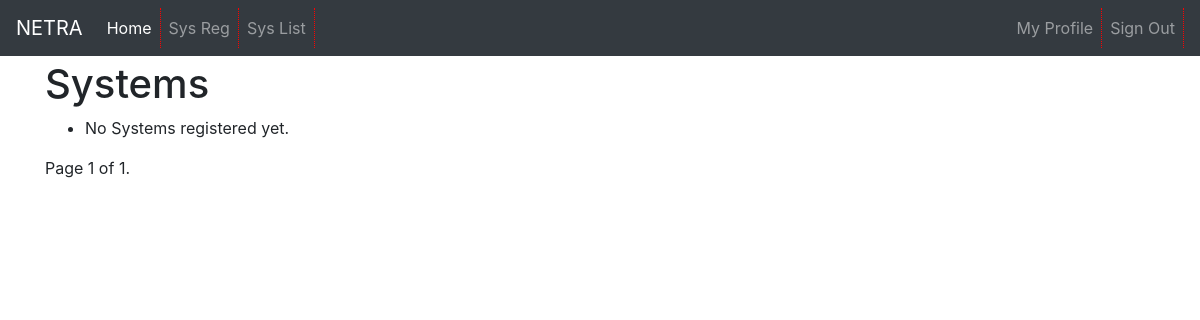
The app's page /netra/systemlist/ (signed in), older data.
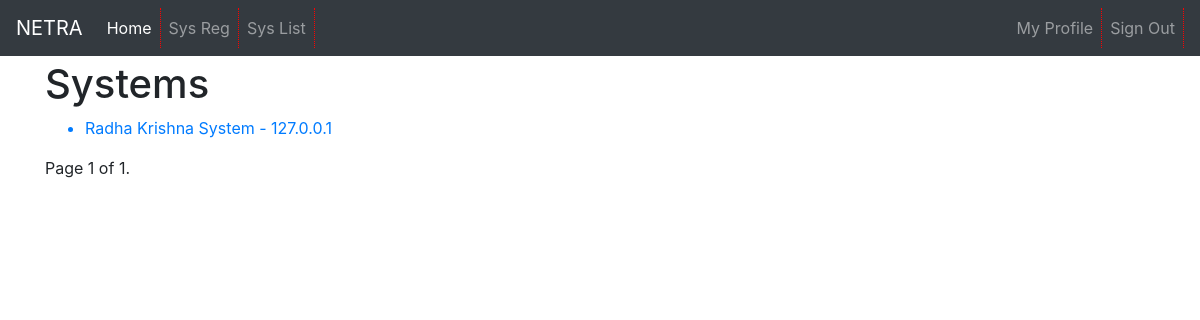
The same page, newer data.
### nrscnetra/models.py (models this page shows, shortened)
class System(models.Model):
    title = models.CharField(max_length = 200)
    ip_address= models.CharField(max_length=40,unique=True,blank=False,null=False)
    added_by = models.ForeignKey(
        User,
        on_delete=models.CASCADE,
    )
    created_date = models.DateTimeField(auto_now_add=True)
    modified_date = models.DateTimeField(auto_now=True)
    system_id = models.AutoField(primary_key=True)

### nrscnetra/views.py (the view)
class SystemList(LoginRequiredMixin,SuccessMessageMixin,ListView):
    model=System
    template_name = "nrscnetra/systems/list.html"
    context_object_name='system_list'
    paginate_by = 5
    def get_queryset(self):
        return System.objects.filter(added_by=self.request.user)

### facedoc/utils/context_processors.py (called while the page is built)
def settings_context(_request):
    return {
        "DEBUG": settings.DEBUG,
        "PROJECT_NAME":settings.PROJECT_NAME }

### facedoc/templates/nrscnetra/systems/list.html (shortened to what this page needs)
{% extends "base.html" %}
{% block content %}
<h1>Systems</h1>
<ul>
{% for system in system_list %}
    <a href="{% url 'netra:systemdetail' system.system_id  %}"><li>{{ system.title }} - {{ system.ip_address }}</li></a>
{% empty %}
    <li>No Systems registered yet.</li>
{% endfor %}
</ul>
<div class="pagination">
    <span class="step-links">
        <span class="current">
            Page {{ page_obj.number }} of {{ page_obj.paginator.num_pages }}.
        </span>
    </span>
</div>
{% endblock content %}

### facedoc/templates/base.html (shortened to what this page needs)
{% load static i18n %}<!DOCTYPE html>
<html lang="en">
  <head>
    {% block css %}
    <link href="https://stackpath.bootstrapcdn.com/bootstrap/4.3.1/css/bootstrap.min.css" rel="stylesheet">
    <link href="{% static 'css/project.css' %}" rel="stylesheet">
    {% endblock %}
  </head>
  <body>
    <div class="mb-1">
      <nav class="navbar navbar-expand-md navbar-dark bg-dark">
        <a class="navbar-brand" href="{% url 'home' %}">{{PROJECT_NAME}}</a>
        <div class="collapse navbar-collapse" id="navbarSupportedContent">
          <ul class="navbar-nav mr-auto">
            <li class="nav-item active">
              <a class="nav-link" href="{% url 'home' %}">Home <span class="sr-only">(current)</span></a>
            </li>
            {% if request.user.is_authenticated %}
            <li class="nav-item">
              <a class="nav-link" href="{% url 'netra:systemregister' %}" >{% trans "Sys Reg" %}</a>
            </li>
            <li class="nav-item">
              <a class="nav-link" href="{% url 'netra:systemlist' %}" >{% trans "Sys List" %}</a>
            </li>
            {% else %}
            <li class="nav-item">
              <a class="nav-link" href="{% url 'about' %}">About</a>
            </li>
            {% endif %}
          </ul>
          <ul class="navbar-nav ml-auto">
            {% if request.user.is_authenticated %}
              <li class="nav-item">
                <a class="nav-link" href="{% url 'users:detail' request.user.username  %}">{% trans "My Profile" %}</a>
              </li>
              <li class="nav-item">
                <a class="nav-link" href="{% url 'account_logout' %}">{% trans "Sign Out" %}</a>
              </li>
            {% endif %}
          </ul>
        </div>
      </nav>
    </div>
    <div class="container">
      {% block content %}{% endblock content %}
    </div>
  </body>
</html>

### facedoc/static/css/project.css (style rules this page uses)
.nav-item { border-right:1px dotted red; }

Row changes from the older to the newer data that the page shows:
added System: title "Radha Krishna System", ip_address "127.0.0.1"
Text that changed along with them:
text no longer shown: "No Systems registered yet."
